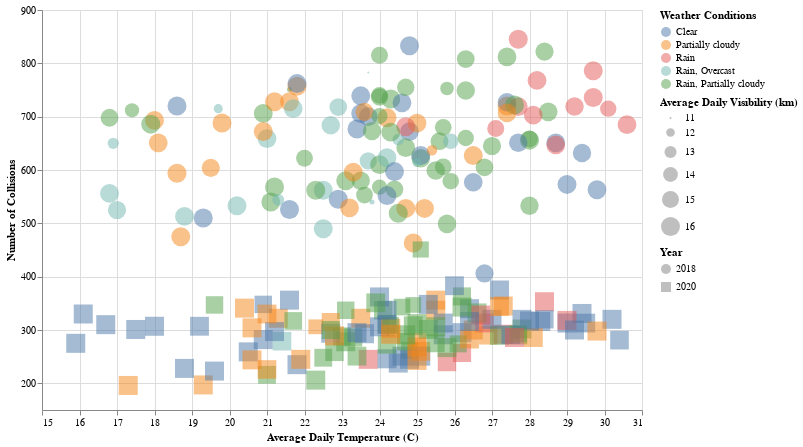

The notebook cell saved with this chart:
### Code cell
alt.Chart(coll_weather).mark_point(opacity = 0.5, filled = True).encode(
    alt.X('temp:Q').title('Average Daily Temperature (C)').scale(domain=[15, 31]),
    #alt.X('windspeed:Q').title('Avearge Daily Windspeed (km/h)').scale(domain=[8, 45]),
    #alt.X('humidity:Q').title('Average Daily Humidity (%)').scale(domain=[40, 95]),
    alt.Size('visibility:Q').title('Average Daily Visibility (km)').scale(domain=[11, 16]),
    #alt.Size('precip:Q').title('Average Daily Precipitation (mm)').scale(domain=[0, 50]),
    alt.Color('conditions').title('Weather Conditions'),
    alt.Y('collisions').title('Number of Collisions').scale(domain=[150, 900]),
    alt.Shape('year:N').title('Year')
).properties(
    width=600,
    height=400
)

### Figure 1 — Vega-Lite specification as saved in the notebook (floating-point values rounded to 4 significant figures; data arrays with more than 128 entries replaced by an {"elided": "..."} marker saying what was removed)
{"config": {"view": {"continuousWidth": 300, "continuousHeight": 300}}, "data": {"name": "data-8b5876078716f2ebae27c2129db55dbc"}, "mark": {"type": "point", "filled": true, "opacity": 0.5}, "encoding": {"color": {"field": "conditions", "title": "Weather Conditions", "type": "nominal"}, "shape": {"field": "year", "title": "Year", "type": "nominal"}, "size": {"field": "visibility", "scale": {"domain": [11, 16]}, "title": "Average Daily Visibility (km)", "type": "quantitative"}, "x": {"field": "temp", "scale": {"domain": [15, 31]}, "title": "Average Daily Temperature (C)", "type": "quantitative"}, "y": {"field": "collisions", "scale": {"domain": [150, 900]}, "title": "Number of Collisions", "type": "quantitative"}}, "height": 400, "width": 600, "$schema": "https://vega.github.io/schema/vega-lite/v5.8.0.json", "datasets": {"data-8b5876078716f2ebae27c2129db55dbc": {"elided": "244 records"}}}
